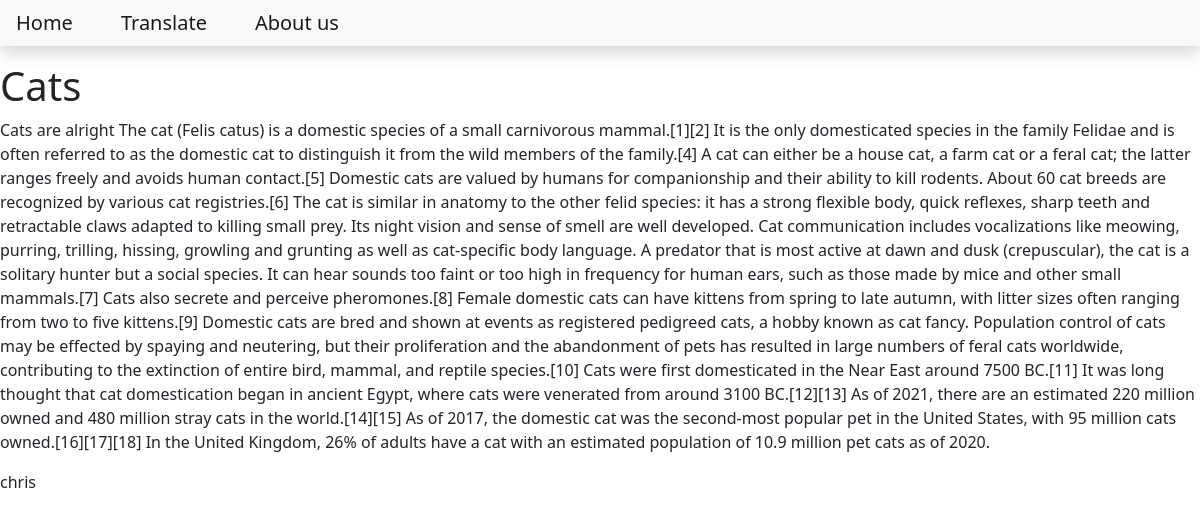
Page /cats on the committed database.
### blog/models.py (models this page shows, shortened)
class Post(models.Model):
    title = models.CharField(max_length=200)
    content = models.TextField()
    date_created =models.DateTimeField(auto_now_add=True)
    slug = models.SlugField(max_length=200,unique=True)
    author = models.ForeignKey(to=User, on_delete=models.CASCADE)
    status = models.IntegerField(choices=STATUS, default=0)

### blog/views.py (the view)
# urls.py: path('<slug:slug>', views.BlogView.as_view(), name='blog_view'),
class BlogView(generic.DetailView):
    model = Post
    template_name = 'blog.html'

### templates/blog.html
{% extends 'base.html' %}
{% block content %}
        <h1>{{object.title}}</h1>
        <p>{{object.content}}</p>
        <p>{{object.author}}</p>
{% endblock content %}

### rows in the picture
Post: title "Cats", content "Cats are alright The cat (Felis catus) is a domestic species of a small carnivorous mammal.[1][2] It is the only domesticated species in the family Felidae and is often referred to as the domestic cat to distinguish it from the wild members of the family.[4] A cat can either be a house cat, a farm cat or a feral cat; the latter ranges freely and avoids human contact.[5] Domestic cats are valued by humans for companionship and their ability to kill rodents. About 60 cat breeds are recognized by various cat registries.[6] The cat is similar in anatomy to the other felid species: it has a strong flexible body, quick reflexes, sharp teeth and retractable claws adapted to killing small prey. Its…", author "chris"
